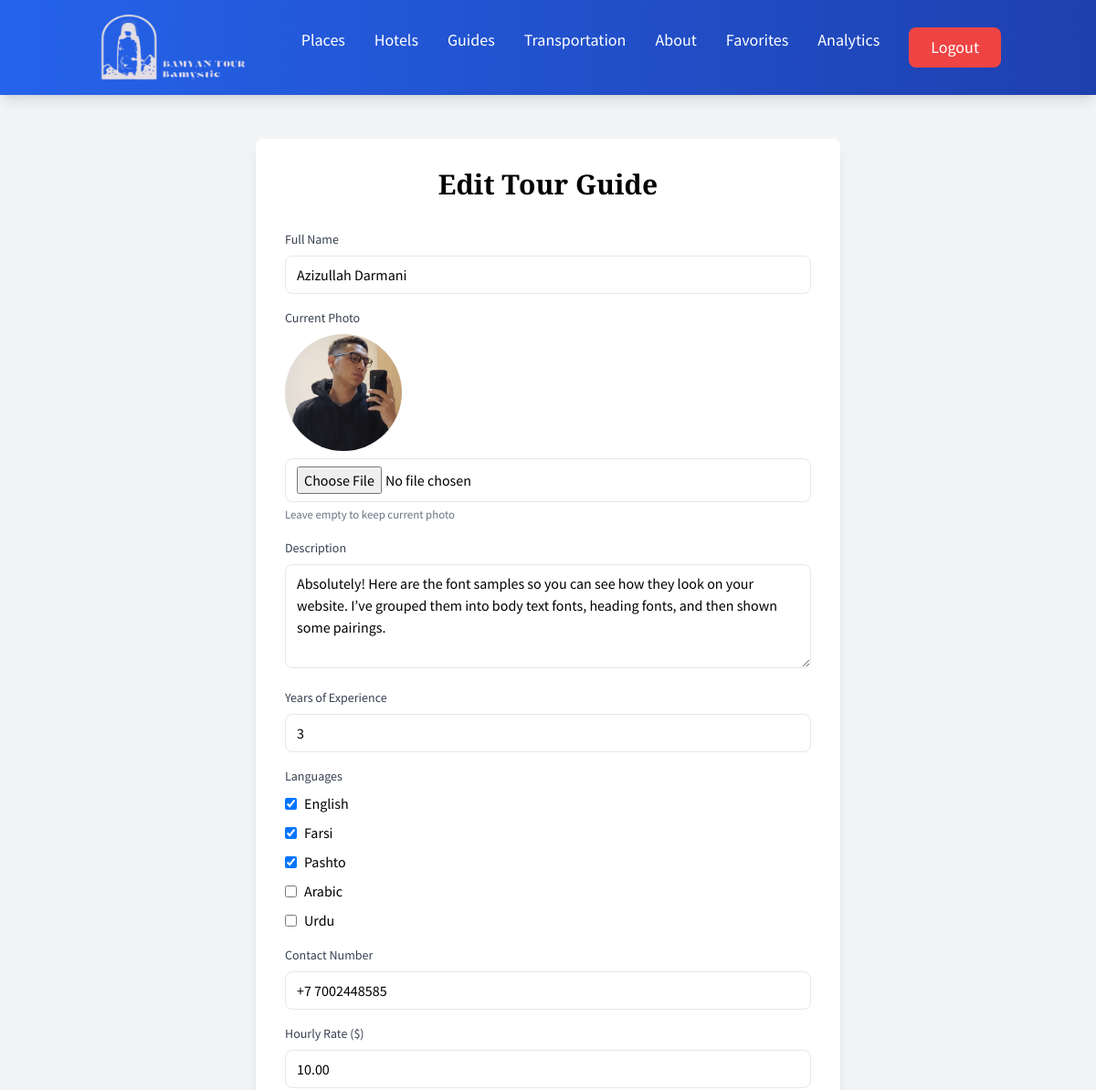
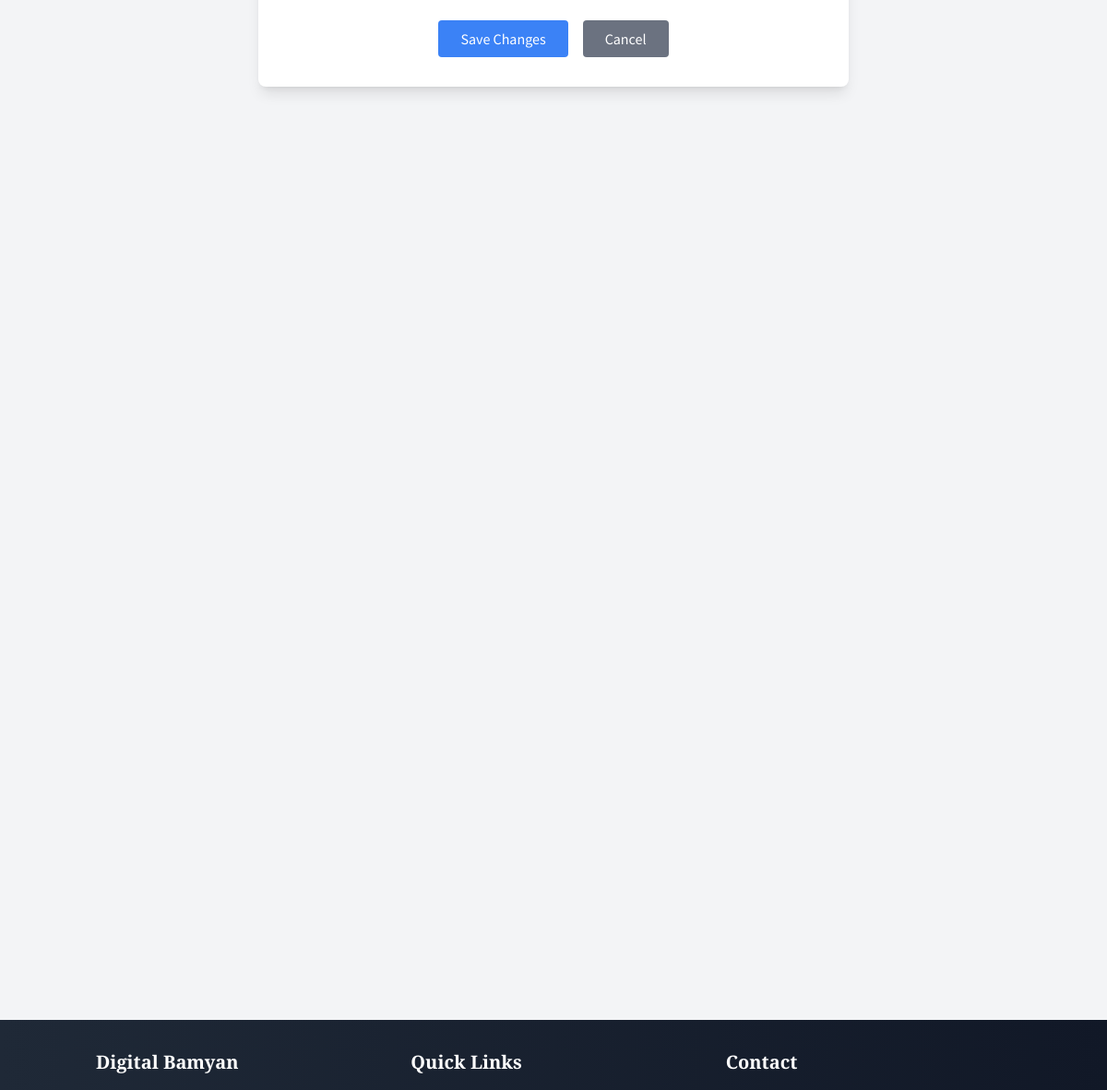
/guides/1/edit/ (signed in), run on the app's committed database (2 pictures, top to bottom).
### guides/models.py (models this page shows, shortened)
class Guide(models.Model):
    LANGUAGE_CHOICES = [
        ('EN', 'English'),
        ('FA', 'Farsi'),
        ('PS', 'Pashto'),
        ('AR', 'Arabic'),
        ('UR', 'Urdu'),
    ]
    full_name = models.CharField(max_length=200)
    photo = models.ImageField(
        upload_to='guides/guide_photos/',
        default='guides/guide_photos/default.jpg'  # default image for existing records
    )
    description = models.TextField()
    experience_years = models.PositiveIntegerField()
    languages = models.JSONField(default=list)
    contact_number = models.CharField(max_length=20)
    hourly_rate = models.DecimalField(max_digits=10, decimal_places=2, validators=[MinValueValidator(0)])
    created_at = models.DateTimeField(auto_now_add=True)

### guides/views.py (the view, shortened to what this page needs)
# urls.py: path('<int:guide_id>/edit/', views.edit_guide, name='edit_guide'),
@user_passes_test(is_superuser)
def edit_guide(request, guide_id):
    guide = get_object_or_404(Guide, id=guide_id)
    return render(request, 'guides/edit_guide.html', {'guide': guide})

### guides/views.py (called while the page is built)
def is_superuser(user):
    return user.is_superuser

### guides/templates/guides/edit_guide.html (shortened to what this page needs)
{% extends 'main/base.html' %}
{% block content %}
<div class="container mx-auto px-4 py-8 max-w-2xl">
    <div class="bg-white rounded-lg shadow-lg p-8">
        <h1 class="text-3xl font-bold mb-8 text-center">Edit Tour Guide</h1>
        <form method="POST" enctype="multipart/form-data" class="space-y-6">
            <div class="space-y-4">
                <div class="form-group">
                    <label class="block text-sm font-medium text-gray-700 mb-2">Full Name</label>
                    <input type="text" name="full_name" value="{{ guide.full_name }}" required class="w-full px-3 py-2 border rounded-lg">
                </div>
                <div class="form-group">
                    <label class="block text-sm font-medium text-gray-700 mb-2">Current Photo</label>
                    {% if guide.photo %}
                        <img src="{{ guide.photo.url }}" alt="{{ guide.full_name }}" class="w-32 h-32 object-cover rounded-full mb-2">
                    {% endif %}
                    <input type="file" name="photo" class="w-full px-3 py-2 border rounded-lg">
                    <small class="text-gray-500">Leave empty to keep current photo</small>
                </div>
                <div class="form-group">
                    <label class="block text-sm font-medium text-gray-700 mb-2">Description</label>
                    <textarea name="description" required class="w-full px-3 py-2 border rounded-lg" rows="4">{{ guide.description }}</textarea>
                </div>
                <div class="form-group">
                    <label class="block text-sm font-medium text-gray-700 mb-2">Years of Experience</label>
                    <input type="number" name="experience_years" value="{{ guide.experience_years }}" required class="w-full px-3 py-2 border rounded-lg">
                </div>
                <div class="form-group">
                    <label class="block text-sm font-medium text-gray-700 mb-2">Languages</label>
                    <div class="space-y-2">
                        {% for code, name in guide.LANGUAGE_CHOICES %}
                        <div class="flex items-center">
                            <input type="checkbox" name="languages" value="{{ code }}" id="lang_{{ code }}"
                                   {% if code in guide.languages %}checked{% endif %} class="mr-2">
                            <label for="lang_{{ code }}">{{ name }}</label>
                        </div>
                        {% endfor %}
                    </div>
                </div>
                <div class="form-group">
                    <label class="block text-sm font-medium text-gray-700 mb-2">Contact Number</label>
                    <input type="tel" name="contact_number" value="{{ guide.contact_number }}" required class="w-full px-3 py-2 border rounded-lg">
                </div>
                <div class="form-group">
                    <label class="block text-sm font-medium text-gray-700 mb-2">Hourly Rate ($)</label>
                    <input type="number" name="hourly_rate" step="0.01" value="{{ guide.hourly_rate }}" required class="w-full px-3 py-2 border rounded-lg">
                </div>
            </div>
            <div class="flex justify-center space-x-4 mt-8">
                <button type="submit" class="bg-blue-500 text-white px-6 py-2 rounded hover:bg-blue-600">
                    Save Changes
                </button>
                <a href="{% url 'guides:guide_list' %}" class="bg-gray-500 text-white px-6 py-2 rounded hover:bg-gray-600">
                    Cancel
                </a>
            </div>
        </form>
    </div>
</div>
{% endblock %}

### main/templates/main/base.html (style rules this page uses)
h1, h2, h3, h4, h5, h6 { font-family: 'Playfair Display', serif; }
body { font-family: 'Source Sans Pro', sans-serif; }

### data on the page
Guide: full_name "Azizullah Darmani", photo (picture), description "Absolutely! Here are the font samples so you can see how they look on your website. I’ve grouped them into body text fonts, heading fonts, and then shown some pairings.", experience_years "3", languages "☑" "☑" "☑", contact_number "+7 7002448585", hourly_rate "10.00"

### other printed values
{{ name }} "English" "Farsi" "Pashto" "Arabic" "Urdu"
